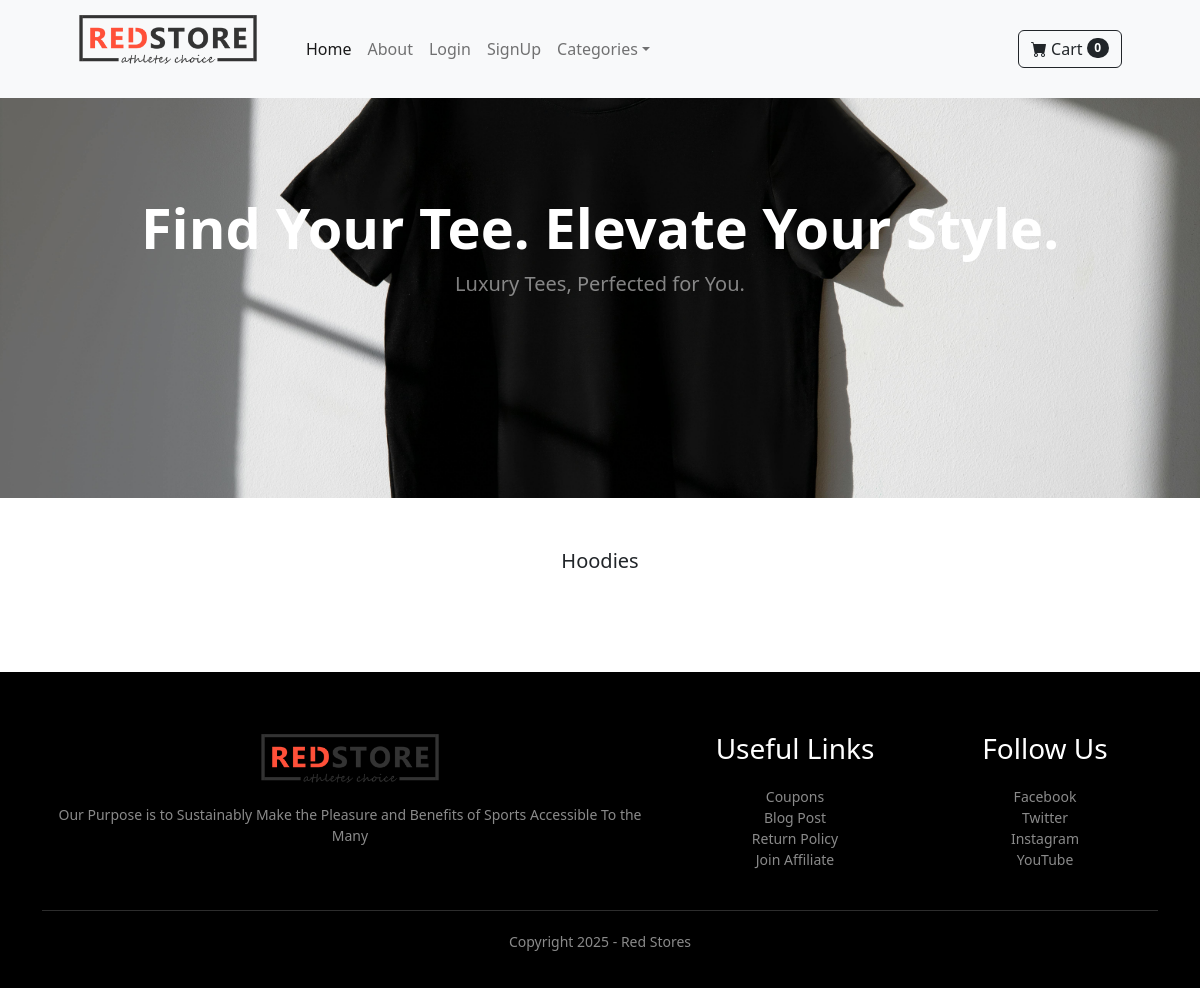
The page /category/Hoodies/ on the database as committed earlier.
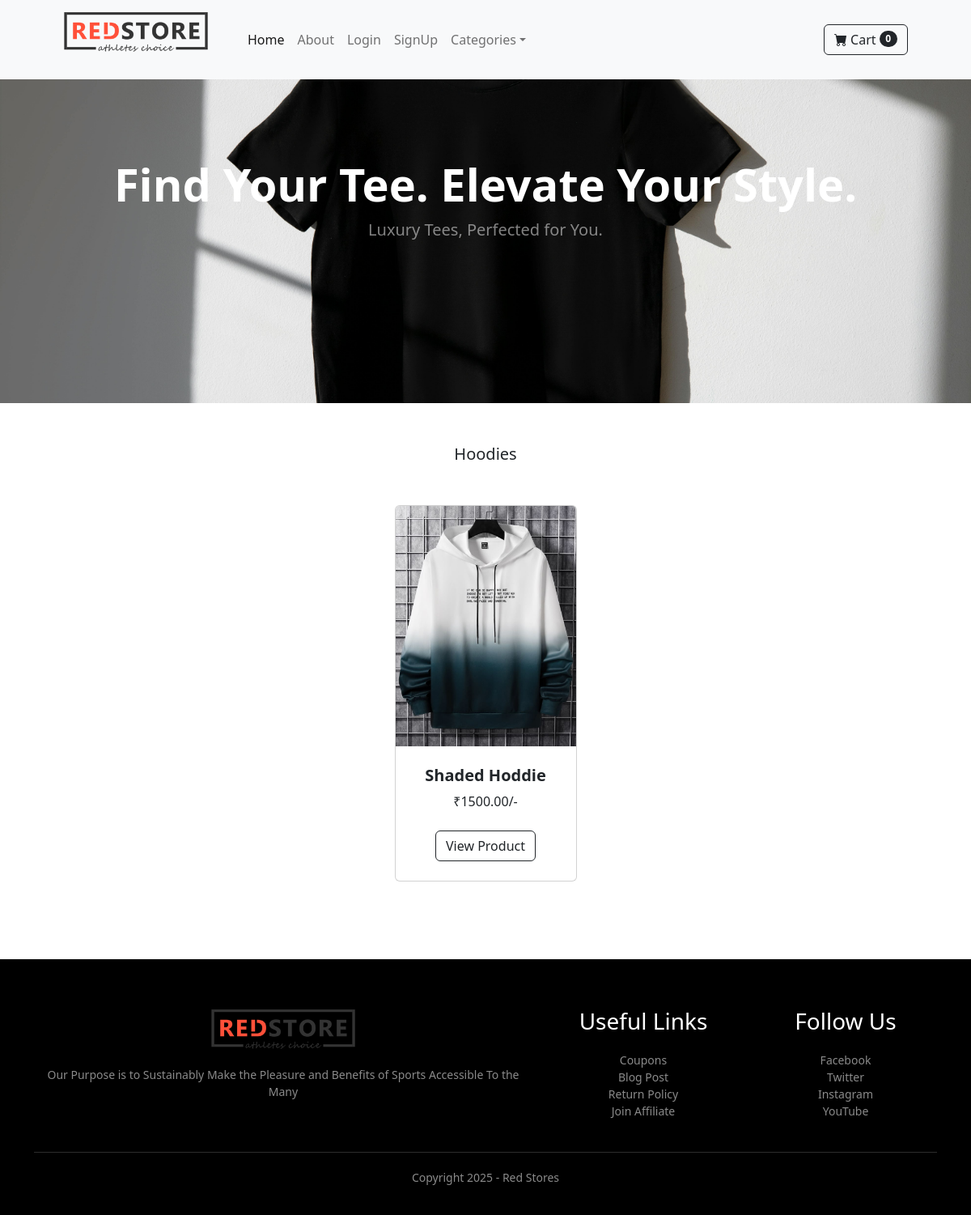
The same page on the database as committed later.
### store/models.py (models this page shows, shortened)
class Category(models.Model):
    name = models.CharField(max_length=255)

class Products(models.Model):
    name = models.CharField(max_length=100)
    price = models.DecimalField(max_digits=10, decimal_places=2)
    category = models.ForeignKey(Category, on_delete=models.CASCADE)
    description = models.TextField(max_length=1000, default=' ', blank=True, null=True)
    thumbnail = models.ImageField(upload_to='uploads/products/')
    is_sales = models.BooleanField(default=False)
    sale_price = models.DecimalField(max_digits=10, decimal_places=2, default=0.00)

### store/views.py (the view)
# urls.py: path('category/<str:category_name>/', views.category, name='category'),
def category(request, category_name):
    normalized_input = normalize_string(category_name)
    matched_category = None
    for cat in Category.objects.all():
        if normalize_string(cat.name) == normalized_input:
            matched_category = cat
            break
    if matched_category:
        products = Products.objects.filter(category=matched_category)
        categories = Category.objects.all()
        return render(request, 'category.html', { 'category': matched_category, 'products': products, 'categories': categories })
    else:
        messages.error(request, "Category not found.")
        return redirect('home')

### cart/cart.py (called while the page is built)
    def __len__(self):
        return len(self.cart)

### cart/context_proccessor.py (called while the page is built)
def cart(request):
    return {'cart': Cart(request)}

### store/views.py (called while the page is built)
def normalize_string(s):
    s = s.replace('-', ' ')
    s = re.sub(r"[^\w\s]", '', s)
    return s.lower().strip()

### store/templates/category.html (shortened to what this page needs)
{% extends 'base.html' %}
{% block content %}
{% load static %}
        <header class="py-5 header-section" style="background: url('{% static "assets/background.jpg" %}') no-repeat center center/cover;">
            <div class="container px-4 px-lg-5 my-5">
                <div class="text-center text-white">
                    <h1 class="display-4 fw-bolder">Find Your Tee. Elevate Your Style.</h1>
                    <p class="lead fw-normal text-white-50 mb-0">Luxury Tees, Perfected for You.</p>
                </div>
            </div>
        </header>
<section class="py-5">
    <p class="lead fw-normal text-white-500 mb-0 text-center">{{ category.name }}</p>
    <div class="container px-4 px-lg-5 mt-5">
        <div class="row gx-4 gx-lg-5 row-cols-2 row-cols-md-3 row-cols-xl-4 justify-content-center">
            {% for product in products %}
            <div class="col mb-5">
                <div class="card h-100 position-relative">
                    <a href="{% url 'product_detail' product.id %}" style="text-decoration: none; color: inherit; cursor: normal;">
                        <img class="card-img-top" src="{{ product.thumbnail.url }}" alt="" />
                        <div class="card-body p-4">
                            <div class="text-center">
                                <h5 class="fw-bolder">{{ product.name }}</h5>
                                {% if product.is_sales %}
                                <strike>₹{{ product.price }}/-</strike> &nbsp; ₹{{ product.sale_price }}/-
                                {% else %}
                                ₹{{ product.price }}/-
                                {% endif %}
                            </div>
                        </div>
                    </a>
                    <div class="card-footer p-4 pt-0 border-top-0 bg-transparent">
                        <div style="display: flex; justify-content: center; gap: 10px;">
                            <a class="btn btn-outline-dark mt-auto" href="{% url 'product_detail' product.id %}">View Product</a>
                        </div>
                    </div>
                </div>
            </div>
            {% endfor %}
        </div>
    </div>
</section>
{% endblock content %}

### store/templates/base.html (shortened to what this page needs)
{% load static %}
<!DOCTYPE html>
<html lang="en">
    <head>
        <link href="https://cdn.jsdelivr.net/npm/bootstrap-icons@1.5.0/font/bootstrap-icons.css" rel="stylesheet" />
        <link href="{% static 'css/styles.css' %}" rel="stylesheet" />
    </head>
    <body>
      {% include 'navbar.html' %}
        {% block content %}
           {% endblock %}
        <div class="footer" style="background: rgb(0, 0, 0); color: #8a8a8a; font-size: 14px; padding: 60px 0 20px;">
            <div class="container">
              <div class="row">
                <div class="footer-col-2" style="min-width: 250px; margin-bottom: 20px; flex: 1; text-align: center;">
                  <img src="{% static 'assets/logo.png' %}  " style="width: 180px; margin-bottom: 20px;">
                  <p style="color: #8a8a8a;">Our Purpose is to Sustainably Make the Pleasure and Benefits of Sports Accessible To the Many</p>
                </div>
                <div class="footer-col-3" style="min-width: 250px; margin-bottom: 20px; flex-basis: 12%; text-align: center;">
                  <h3 style="color: #fff; margin-bottom: 20px;">Useful Links</h3>
                  <ul style="list-style-type: none; padding: 0; margin: 0;">
                    <li>Coupons</li>
                    <li>Blog Post</li>
                    <li>Return Policy</li>
                    <li>Join Affiliate</li>
                  </ul>
                </div>
                <div class="footer-col-4" style="min-width: 250px; margin-bottom: 20px; flex-basis: 12%; text-align: center;">
                  <h3 style="color: #fff; margin-bottom: 20px;">Follow Us</h3>
                  <ul style="list-style-type: none; padding: 0; margin: 0;">
                    <li>Facebook</li>
                    <li>Twitter</li>
                    <li>Instagram</li>
                    <li>YouTube</li>
                  </ul>
                </div>
              </div>
              <hr style="border: none; background: #b5b5b5; height: 1px; margin: 20px 0;">
              <p class="copyright" style="text-align: center;">Copyright 2025 - Red Stores</p>
            </div>
          </div>
    </body>
</html>

### store/templates/navbar.html (shortened to what this page needs)
  {% load static %}
        <nav class="navbar navbar-expand-lg navbar-light bg-light">
            <div class="container px-4 px-lg-5">
                <a class="navbar-brand" href="{% url 'home' %}"><img  src="{% static 'assets/logo.png' %}  " style="width: 180px; margin-bottom: 20px;"></a>
                <div class="collapse navbar-collapse" id="navbarSupportedContent">
                    <ul class="navbar-nav me-auto mb-2 mb-lg-0 ms-lg-4">
                        <li class="nav-item"><a class="nav-link active" aria-current="page" href="{% url 'home' %}">Home</a></li>
                        <li class="nav-item"><a class="nav-link" href="{% url 'about' %}">About</a></li>
                        {% if request.user.is_authenticated %}
                        <li class="nav-item"><a class="nav-link" href="{% url 'logout' %}">Logout</a></li>
                        <li class="nav-item"><a class="nav-link" href="{% url 'Profile' %}">Profile</a></li>
                    {% else %}
                        <li class="nav-item"><a class="nav-link" href="{% url 'login' %}">Login</a></li>
                        <li class="nav-item"><a class="nav-link" href="{% url 'SignUp' %}">SignUp</a></li>
                    {% endif %}
                        <li class="nav-item dropdown">
                            <a class="nav-link dropdown-toggle" id="navbarDropdown" href="#" role="button" data-bs-toggle="dropdown" aria-expanded="false">Categories</a>
                        </li>
                    </ul>
                    <a href="{% url 'cart_summary' %}" class="btn btn-outline-dark d-flex align-items-center">
  <i class="bi-cart-fill me-1"></i>
  Cart
  <span class="badge bg-dark text-white ms-1 rounded-pill" id="cart_quantity">{{ cart|length }}</span>
</a>
                </div>
            </div>
        </nav>

Rows that differ between the two databases and show on the page:
added Products: thumbnail (picture), name "Shaded Hoddie", price "1500.00"
